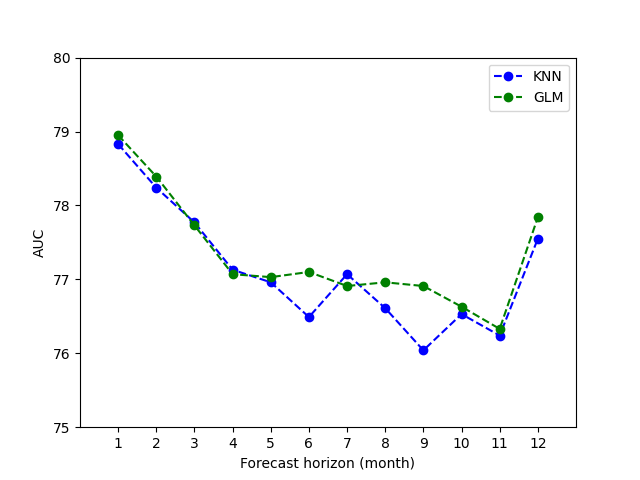

Recreate this plot in Python.
import pandas as pd
import matplotlib.pyplot as plt

x = [x for x in range(1, 13)]
knn_aucs = []
glm_aucs = []

for forecast_horizon in range(1, 13):
    knn_aucs_df = pd.read_csv(f"../../experiments/long_range_prediction/results/knn/"
                                  f"{forecast_horizon}/performance/test process"
                                  f"/test performance report forecast horizon = {forecast_horizon}.csv")
    knn_aucs.append(round(knn_aucs_df["AUC"][0] * 100, 2))
    glm_aucs_df = pd.read_csv(f"../../experiments/long_range_prediction/results/glm/"
                                  f"{forecast_horizon}/performance/test process"
                                  f"/test performance report forecast horizon = {forecast_horizon}.csv")
    glm_aucs.append(round(glm_aucs_df["AUC"][0] * 100, 2))

plt.plot(x, knn_aucs, '--bo', label='KNN')
plt.plot(x, glm_aucs, '--go', label='GLM')

plt.ylabel("AUC", size=10)
plt.xlabel("Forecast horizon (month)", size=10)
plt.xticks(x)
plt.xlim((0, 13))
plt.ylim((75, 80))
plt.legend()
plt.savefig('long_range_prediction_auc_fig.png', format='png')
plt.savefig('long_range_prediction_auc_fig.svg', format='svg')
